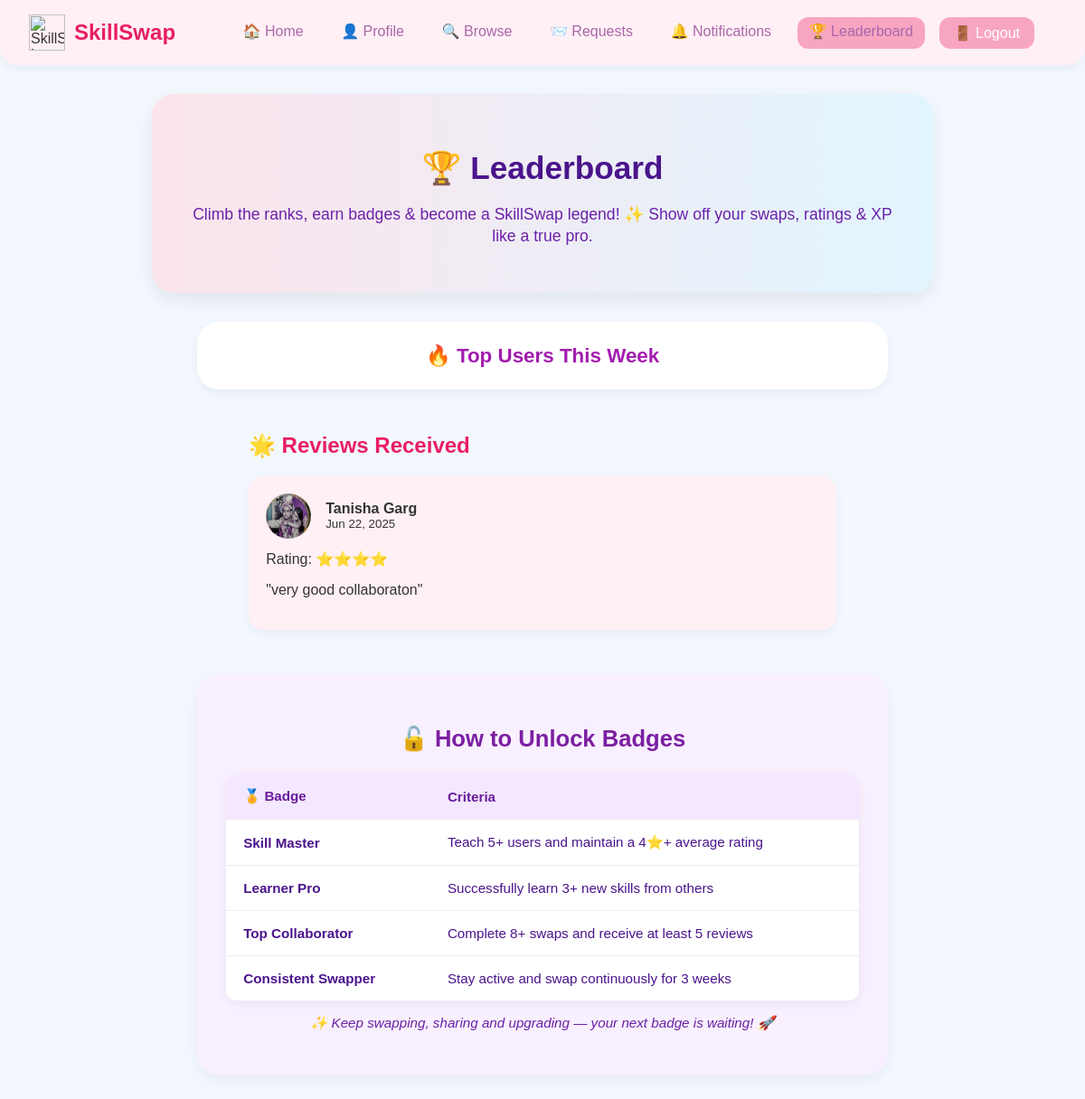
Page /backend/leaderboard.php (signed in) on the committed database.
### tables this page shows
CREATE TABLE `endorsements` (
  `id` int(11) NOT NULL,
  `sender_id` int(11) NOT NULL,
  `receiver_id` int(11) NOT NULL,
  `request_id` int(11) NOT NULL,
  `rating` int(11) DEFAULT NULL CHECK (`rating` between 1 and 5),
  `feedback` text DEFAULT NULL,
  `created_at` timestamp NOT NULL DEFAULT current_timestamp()
);

CREATE TABLE `users` (
  `id` int(11) NOT NULL,
  `name` varchar(100) DEFAULT NULL,
  `email` varchar(100) DEFAULT NULL,
  `password` varchar(255) DEFAULT NULL,
  `created_at` timestamp NOT NULL DEFAULT current_timestamp(),
  `profile_pic` varchar(255) DEFAULT 'images/default.png',
  `teach_skills` text DEFAULT NULL,
  `learn_skills` text DEFAULT NULL,
  `bio` text DEFAULT NULL,
  `location` varchar(100) DEFAULT 'unspecified',
  `skill_level` varchar(50) DEFAULT 'beginner'
);

### backend/leaderboard.php (the view, shortened to what this page needs)
<?php
include 'includes/navbar.php';
?>
<!DOCTYPE html>
<html lang="en">
<head>
  <link rel="stylesheet" href="dashboard_style.css">
</head>
<body>
<div class="leaderboard-heading-wrapper">
  <h2 class="leaderboard-title">🏆 Leaderboard</h2>
  <p class="leaderboard-subtitle">
    Climb the ranks, earn badges & become a SkillSwap legend! ✨ Show off your swaps, ratings & XP like a true pro.
  </p>
</div>
<div class="leaderboard-container">
   <div class="top-users-box">
  <h3>🔥 Top Users This Week</h3>
</div>
</div>
<?php
$review_stmt = $conn->prepare("
    SELECT e.rating, e.feedback, e.created_at, u.name, u.profile_pic
    FROM endorsements e
    JOIN users u ON e.sender_id = u.id
    WHERE e.receiver_id = ?
    ORDER BY e.created_at DESC
");
$review_stmt->bind_param("i", $user_id);
$review_stmt->execute();
$review_result = $review_stmt->get_result();
?>
<div style="max-width: 650px; margin: 3rem auto;">
  <h2 style="color: #e91e63;">🌟 Reviews Received</h2>
  <?php if ($review_result->num_rows > 0): ?>
    <?php while ($row = $review_result->fetch_assoc()): ?>
      <div style="background: #fff0f5; padding: 1.2rem; margin-bottom: 1.5rem; border-radius: 1rem; box-shadow: 0 4px 12px rgba(0,0,0,0.05);">
        <div style="display:flex; align-items:center; gap:1rem;">
          <img src="<?= htmlspecialchars($row['profile_pic'] ?: 'images/default.png'); ?>" style="width:50px; height:50px; border-radius:50%;">
          <div>
            <strong><?= htmlspecialchars($row['name']); ?></strong><br>
            <small><?= date("M d, Y", strtotime($row['created_at'])) ?></small>
          </div>
        </div>
        <p style="margin-top:0.8rem;">Rating: <?= str_repeat("⭐", $row['rating']); ?></p>
        <p style="margin-top:0.3rem;">"<?= htmlspecialchars($row['feedback']); ?>"</p>
      </div>
    <?php endwhile; ?>
  <?php else: ?>
    <p style="color:#999;">No reviews yet. Once someone gives you feedback, it’ll show here! 💬</p>
  <?php endif; ?>
</div>
<div class="badge-info-box">
    <h3>🔓 How to Unlock Badges</h3>
    <table class="badge-table">
        <thead>
            <tr>
                <th>🏅 Badge</th>
                <th>Criteria</th>
            </tr>
        </thead>
        <tbody>
            <tr>
                <td><strong>Skill Master</strong></td>
                <td>Teach 5+ users and maintain a 4⭐+ average rating</td>
            </tr>
            <tr>
                <td><strong>Learner Pro</strong></td>
                <td>Successfully learn 3+ new skills from others</td>
            </tr>
            <tr>
                <td><strong>Top Collaborator</strong></td>
                <td>Complete 8+ swaps and receive at least 5 reviews</td>
            </tr>
            <tr>
                <td><strong>Consistent Swapper</strong></td>
                <td>Stay active and swap continuously for 3 weeks</td>
            </tr>
        </tbody>
    </table>
    <p class="note">✨ Keep swapping, sharing and upgrading — your next badge is waiting! 🚀</p>
</div>
</body>
</html>

### css/dashboard_style.css (style rules this page uses)
body { margin: 0; font-family: 'Poppins', sans-serif; background: #fdf6f8; color: #333; }
html, body { overflow-x: hidden; position: relative; }

### backend/leaderboard.php (style rules this page uses)
body { font-family: 'Poppins', sans-serif; background: #f3f8ff; }
.leaderboard-heading-wrapper { text-align: center; background: linear-gradient(to right, #fce4ec, #e1f5fe); padding: 2rem; margin: 2rem auto; border-radius: 1.5rem; max-width: 800px; box-shadow: 0 8px 20px rgba(0, 0, 0, 0.08); }
.leaderboard-title { font-size: 2.2rem; font-weight: bold; color: #4a148c; margin-bottom: 0.5rem; }
.leaderboard-subtitle { font-size: 1.1rem; font-weight: 500; color: #6b21a8; font-family: 'Poppins', sans-serif; line-height: 1.4; }
.top-users-box { background: #ffffff; padding: 1.5rem 2rem; border-radius: 1.5rem; margin: 2rem auto; max-width: 700px; box-shadow: 0 4px 12px rgba(0,0,0,0.05); text-align: center; }
.top-users-box h3 { color: #a21caf; font-size: 1.4rem; font-weight: 600; margin: 0; }
.leaderboard-container { max-width: 900px; margin: 1rem auto; background: transparent; border-radius: 16px; padding: 0; }
.badge-info-box { max-width: 700px; margin: 3rem auto; background: #f9f0ff; padding: 2rem; border-radius: 1.5rem; box-shadow: 0 6px 18px rgba(0,0,0,0.05); }
.badge-info-box h3 { text-align: center; font-size: 1.6rem; margin-bottom: 1.5rem; color: #7b1fa2; }
.badge-table { width: 100%; border-collapse: collapse; margin-top: 1rem; background: white; border-radius: 12px; overflow: hidden; box-shadow: 0 4px 12px rgba(0,0,0,0.05); }
.badge-table th, .badge-table td { padding: 1rem 1.2rem; text-align: left; border-bottom: 1px solid #eee; font-size: 0.95rem; }
.badge-table th { background: #f3e8ff; color: #6a1b9a; font-weight: bold; }
.badge-table td { color: #4a148c; background: #fff; }
.badge-table tr:last-child td { border-bottom: none; }
.note { margin-top: 1rem; text-align: center; font-size: 0.95rem; font-weight: 500; color: #6b21a8; font-style: italic; }

### rows in the picture
endorsements: users.profile_pic (picture), users.name "Tanisha Garg", created_at "Jun 22, 2025", rating "⭐⭐⭐⭐", feedback "very good collaboraton"
